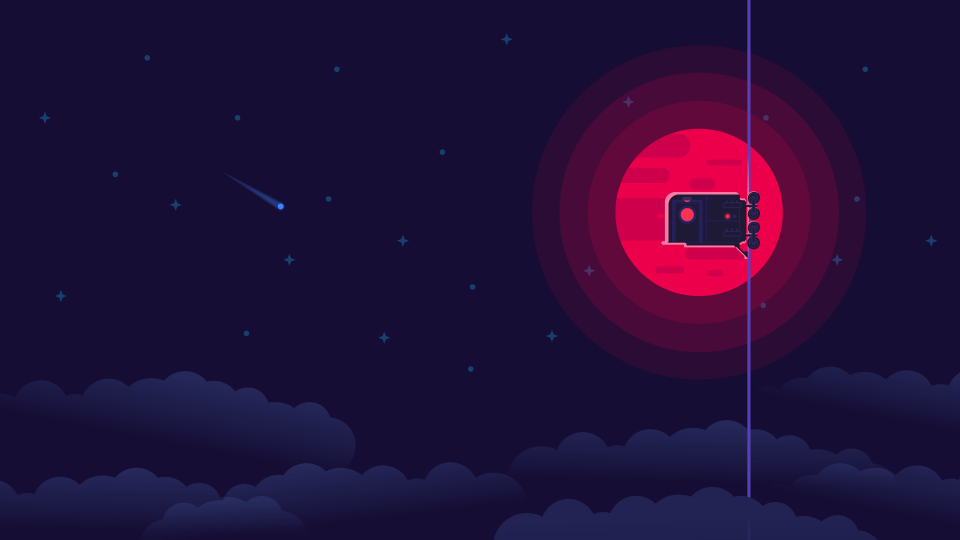
#> input picture OpenCV_Test/ImageManipAndFeatures/Elevator.png, 1920 x 1080 px (shown at 1/2 size)
$ python ImageManipTesting.py
#> lines starting #> are read from the running program, lines starting #| are printed output that depends on the picture; after the words box and inside, x2 and y2 are one past the last pixel; in counts of white or black regions, pixels touching at a corner belong together
# import the cv2 library
import cv2 as cv2
import numpy as np

Image = "Elevator.png"
scale = 0.5

# The function cv2.imread() is used to read an image.
img_orig = cv2.imread(Image, 1)
#> img_orig is the input picture: shape (1080, 1920, 3); mean B, G, R 56.3, 15, 35.3
img_orig = cv2.resize(img_orig, None, fx=scale, fy=scale)
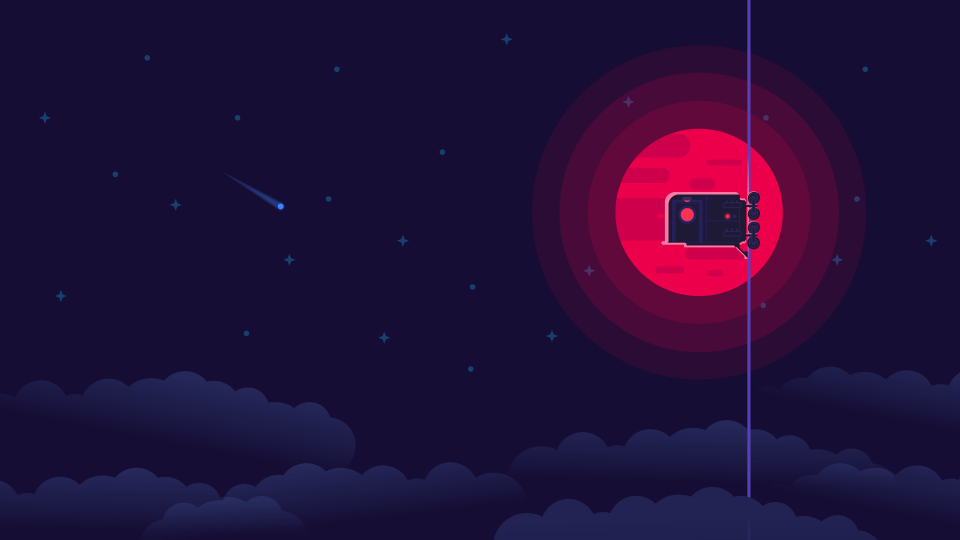
#> img_orig: shape (540, 960, 3); mean B, G, R 56.3, 15, 35.3
# The function cv2.imread() is used to read an image.
img_grayscale = cv2.imread(Image, 0)
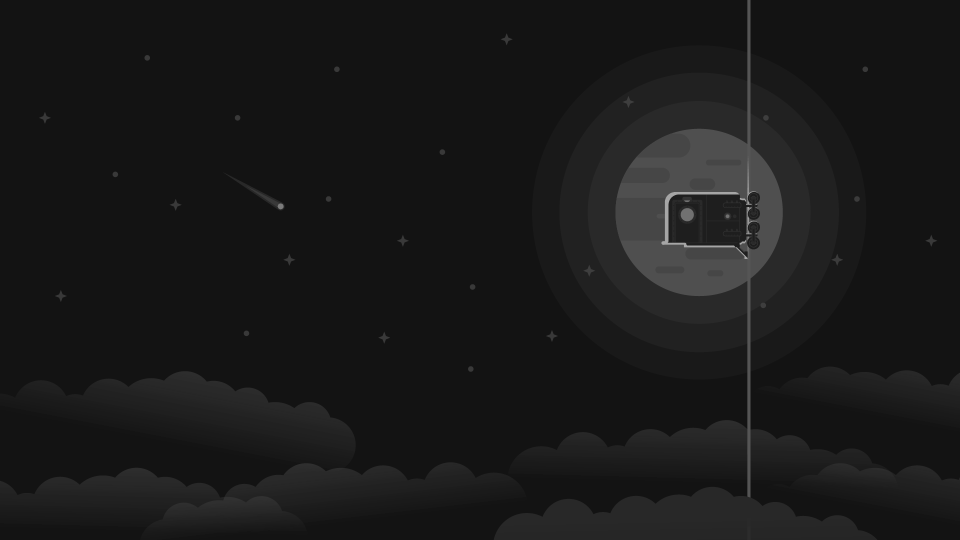
#> img_grayscale: shape (1080, 1920) (shown at 1/2 size); min 19, max 166, mean 25.1
img_grayscale = cv2.resize(img_grayscale, None, fx=scale, fy=scale)
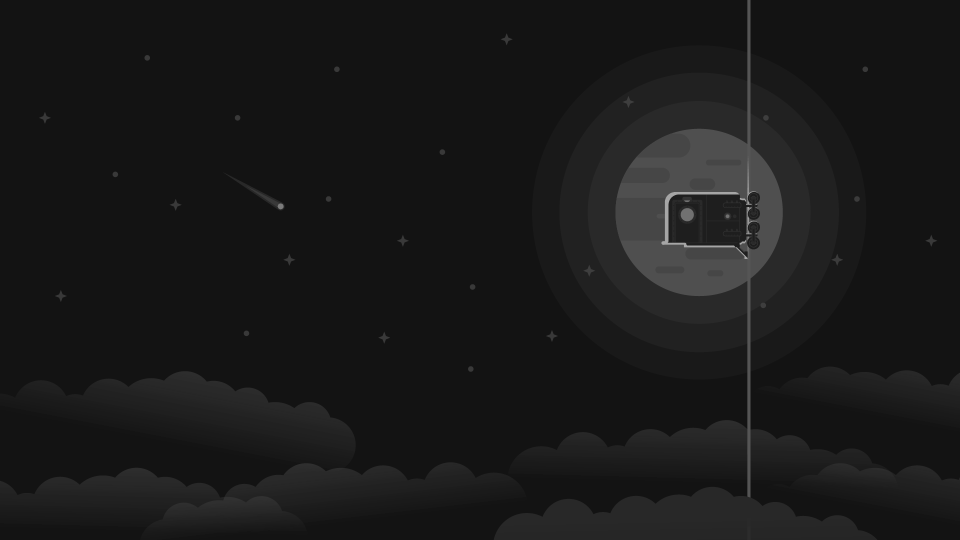
#> img_grayscale: shape (540, 960); min 19, max 166, mean 25.2

#Add text in corner to caption the image
cv2.putText(img_orig, "This is text", [50, 50], cv2.FONT_HERSHEY_SIMPLEX,1,(255,0,0),2, cv2.LINE_AA)
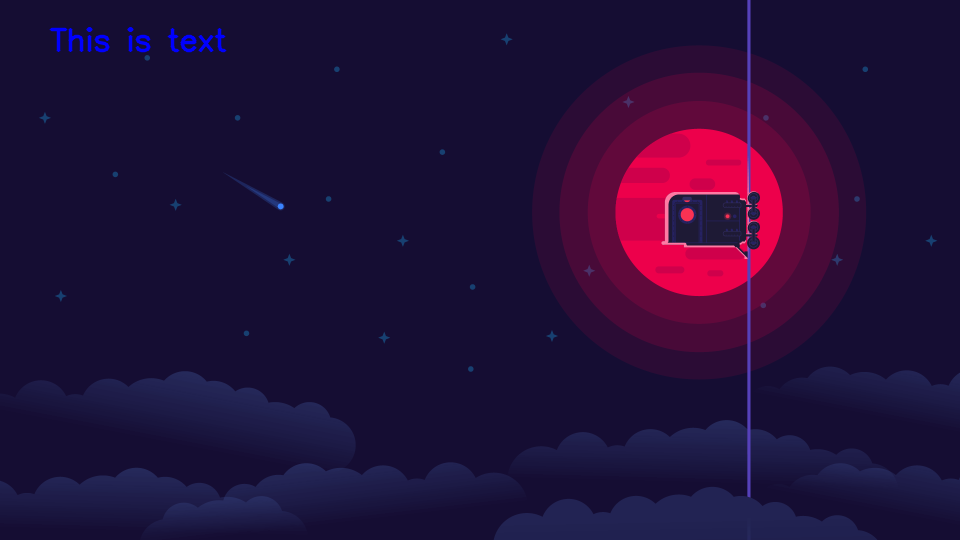
#> img_orig: shape (540, 960, 3); 0.35% of pixels changed, all inside (x1, y1, x2, y2) = (49, 27, 227, 53)
cv2.putText(img_grayscale, "This is text", [50, 50], cv2.FONT_HERSHEY_SIMPLEX,1,(255,0,0),2, cv2.LINE_AA)
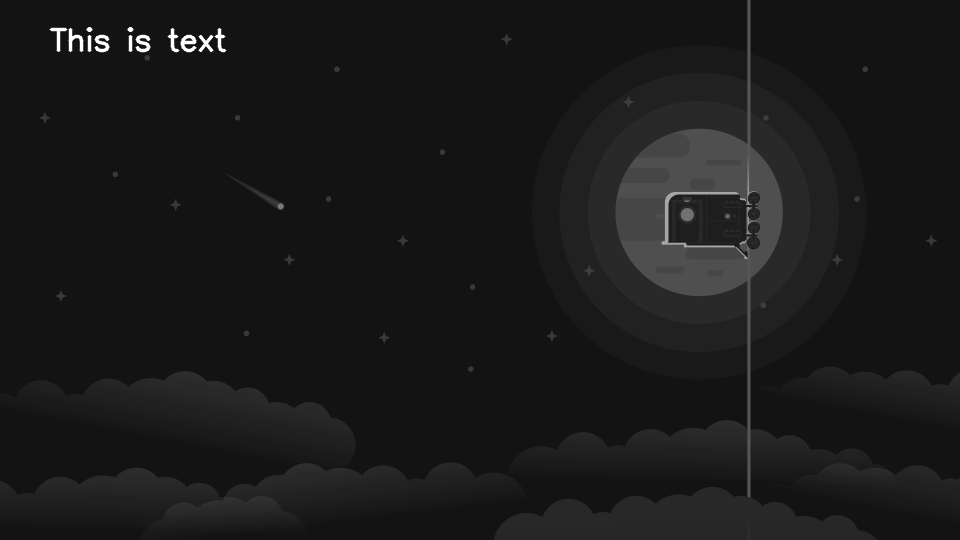
#> img_grayscale: shape (540, 960); 0.35% of pixels changed, all inside (x1, y1, x2, y2) = (49, 27, 227, 53)

#Add some kind of filter - blur
img_blur = cv2.blur(img_grayscale,(5,5))
cv2.imshow('Blurred', img_blur)

#Edge finding
# Canny Edge Detection
edges = cv2.Canny(image=img_blur, threshold1=10, threshold2=10)
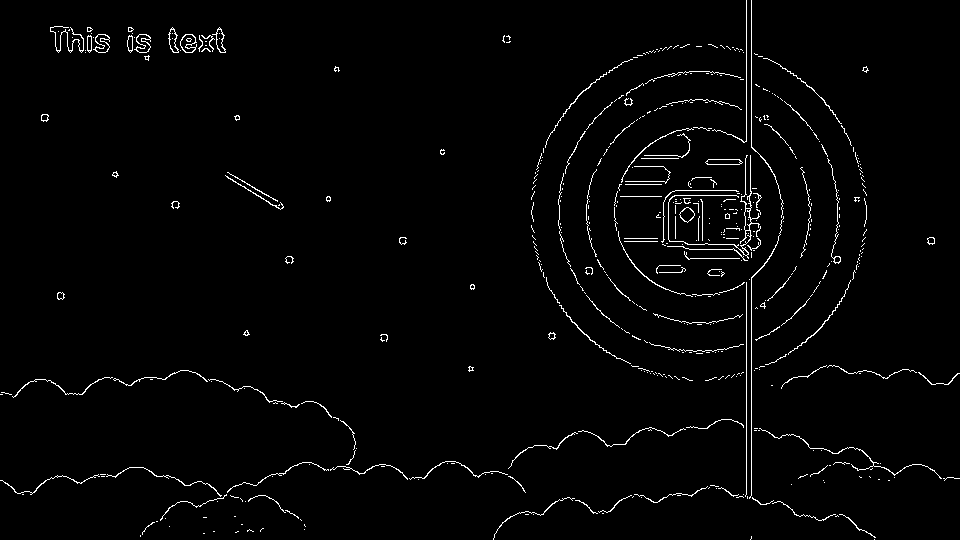
#> edges: shape (540, 960); 2% white in thin lines or dots
# Display Canny Edge Detection Image
cv2.imshow('Canny Edge Detection', edges)

# Shi-Tomasi corner detection function
# We are detecting only 100 best corners here
# You can change the number to get desired result.
corners = cv2.goodFeaturesToTrack(edges, 100, 0.005, 10)
#> corners = 100 rows, first 8: [472, 286], [328, 198], [237, 117], [469, 370], [148, 56], [857, 199], [130, 29], [89, 29]

#what are the features? Implementation
#goodFeaturesToTrack is a modified Harris edge detector that detects the strongest corners in an image.
#SIFT-Detects blobs and edges
#FAST-Detects corners and blobs quickly
#HARRIS-Base form of goodFeaturesToTrack, detects corners
# convert corners values to integer
# So that we will be able to draw circles on them
corners = np.intp(corners)

# draw red color circles on all corners
for i in corners:
    x, y = i.ravel()
    cv2.circle(img_orig, (x, y), 3, (255, 255, 255), 0)
#> this loop made 100 passes
#> (x, y) on passes 1 to 12: (472, 286), (328, 198), (237, 117), (469, 370), (148, 56), (857, 199), (130, 29), (89, 29), (727, 216), (686, 200), (246, 334), (747, 206)
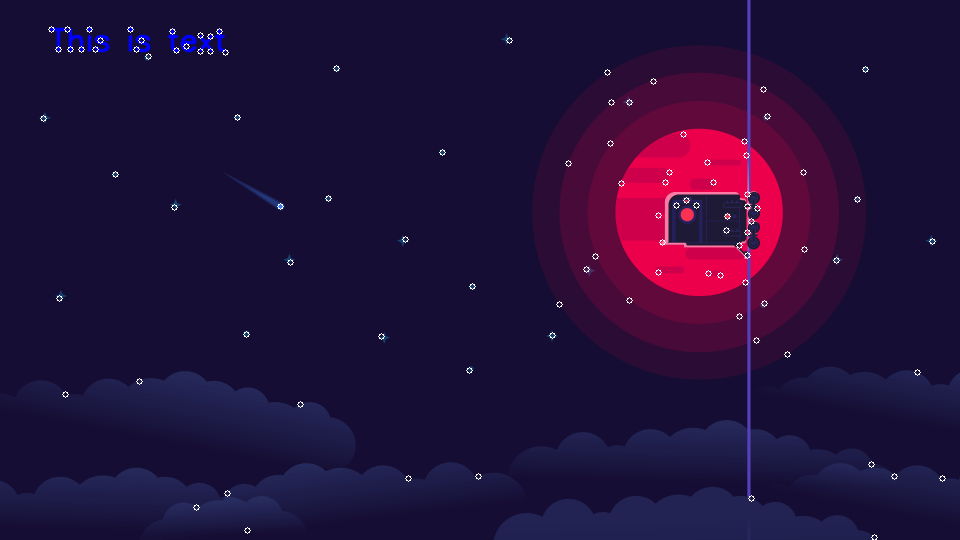
#> img_orig: shape (540, 960, 3); 0.31% of pixels changed, all inside (x1, y1, x2, y2) = (40, 26, 946, 540)

# Display Corner Detection Image
cv2.imshow('Corner Detection - circled', img_orig)

# waitKey() waits for a key press to close the window and 0 specifies indefinite loop
cv2.waitKey(0)

# cv2.destroyAllWindows() simply destroys all the windows we created.
cv2.destroyAllWindows()
